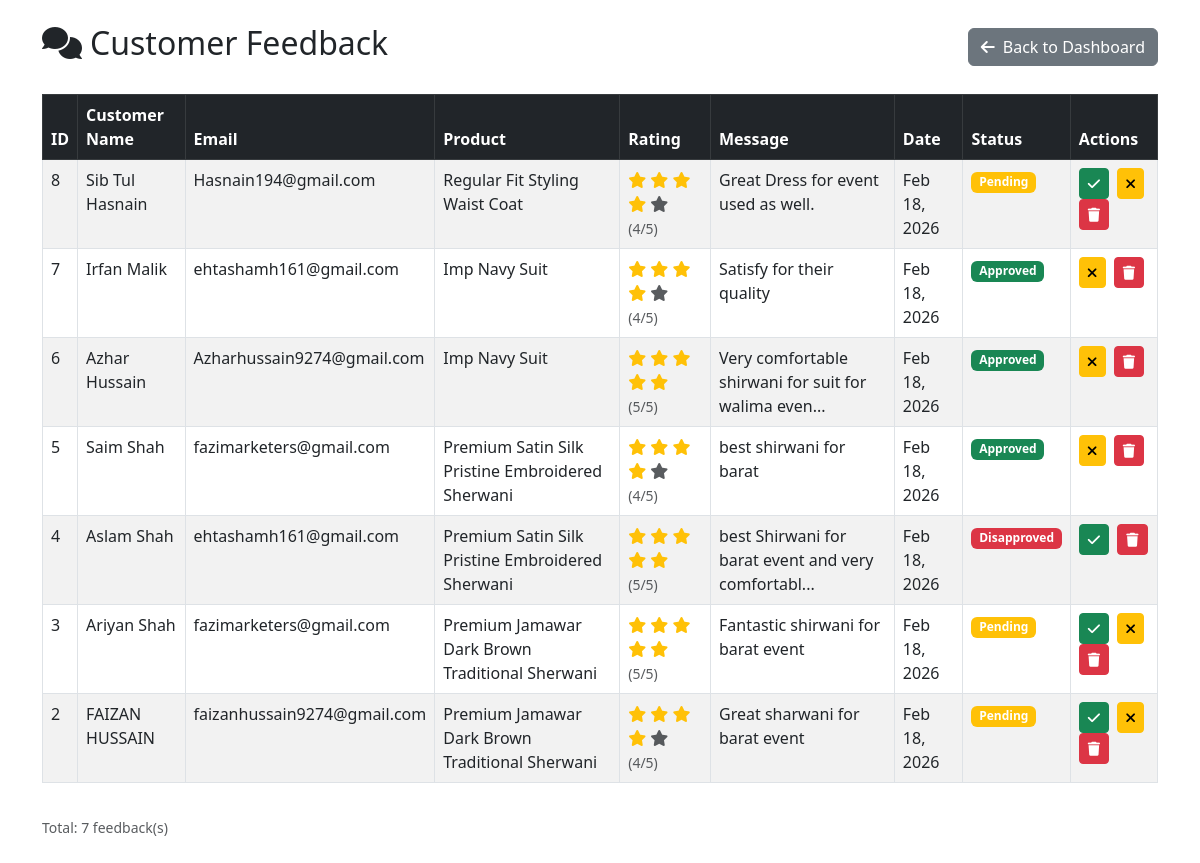
The page /admin/feedback.php (signed in) on the database its author committed.
### tables this page shows
CREATE TABLE `feedback` (
  `id` int(11) NOT NULL,
  `product_id` int(11) DEFAULT NULL,
  `user_name` varchar(100) NOT NULL,
  `email` varchar(100) NOT NULL,
  `rating` int(11) DEFAULT NULL,
  `message` text NOT NULL,
  `created_at` timestamp NOT NULL DEFAULT current_timestamp(),
  `status` varchar(20) DEFAULT 'pending'
);

CREATE TABLE `products` (
  `product_id` int(11) NOT NULL,
  `name` varchar(200) NOT NULL,
  `description` text DEFAULT NULL,
  `category_id` int(11) DEFAULT NULL,
  `price` decimal(10,2) NOT NULL,
  `stock` int(11) DEFAULT 0,
  `product_image` varchar(255) DEFAULT NULL,
  `created_at` timestamp NOT NULL DEFAULT current_timestamp()
);

### admin/feedback.php (the view, shortened to what this page needs)
<?php
include '../includes/db_connect.php';
$feedback = [];
$sql = "SELECT f.*, p.name as product_name FROM feedback f LEFT JOIN products p ON f.product_id = p.product_id ORDER BY f.created_at DESC";
$result = $conn->query($sql);
if ($result) {
    while ($item = $result->fetch_assoc()) {
        $feedback[] = $item;
    }
}
?>
<!DOCTYPE html>
<html lang="en">
<head>
    <link href="https://cdn.jsdelivr.net/npm/bootstrap@5.3.0/dist/css/bootstrap.min.css" rel="stylesheet">
    <link rel="stylesheet" href="https://cdnjs.cloudflare.com/ajax/libs/font-awesome/6.0.0/css/all.min.css">
</head>
<body>
    <div class="container py-4">
        <div class="d-flex justify-content-between align-items-center mb-4">
            <h2><i class="fas fa-comments me-2"></i>Customer Feedback</h2>
            <a href="index.php" class="btn btn-secondary">
                <i class="fas fa-arrow-left me-2"></i>Back to Dashboard
            </a>
        </div>
        <?php if (empty($feedback)): ?>
            <div class="text-center py-5">
                <i class="fas fa-comments" style="font-size: 3rem; color: #ccc;"></i>
                <h5 class="text-muted mt-3">No feedback found</h5>
                <p class="text-muted">Customer feedback will appear here when submitted.</p>
            </div>
        <?php else: ?>
            <div class="table-responsive">
                <table class="table table-bordered table-striped">
                    <thead class="table-dark">
                        <tr>
                            <th>ID</th>
                            <th>Customer Name</th>
                            <th>Email</th>
                            <th>Product</th>
                            <th>Rating</th>
                            <th>Message</th>
                            <th>Date</th>
                            <th>Status</th>
                            <th>Actions</th>
                        </tr>
                    </thead>
                    <tbody>
                        <?php foreach ($feedback as $item): ?>
                            <tr>
                                <td><?php echo $item['id']; ?></td>
                                <td><?php echo htmlspecialchars($item['user_name']); ?></td>
                                <td><?php echo htmlspecialchars($item['email']); ?></td>
                                <td>
                                    <?php
                                    if ($item['product_name']) {
                                        echo htmlspecialchars($item['product_name']);
                                    } else {
                                        echo '<span class="text-muted">General</span>';
                                    }
                                    ?>
                                </td>
                                <td>
                                    <?php if ($item['rating']): ?>
                                        <span class="text-warning">
                                            <?php for ($i = 1; $i <= 5; $i++): ?>
                                                <i class="fas fa-star <?php echo $i <= $item['rating'] ? '' : 'text-muted'; ?>"></i>
                                            <?php endfor; ?>
                                        </span>
                                        <small class="text-muted">(<?php echo $item['rating']; ?>/5)</small>
                                    <?php else: ?>
                                        <span class="text-muted">No rating</span>
                                    <?php endif; ?>
                                </td>
                                <td>
                                    <span title="<?php echo htmlspecialchars($item['message']); ?>">
                                        <?php echo strlen($item['message']) > 50 ?
                                            substr(htmlspecialchars($item['message']), 0, 50) . '...' :
                                            htmlspecialchars($item['message']); ?>
                                    </span>
                                </td>
                                <td><?php echo date('M j, Y', strtotime($item['created_at'])); ?></td>
                                <td>
                                    <?php
                                    $status = $item['status'] ?? 'pending';
                                    $badgeClass = $status === 'approved' ? 'bg-success' :
                                                 ($status === 'disapproved' ? 'bg-danger' : 'bg-warning');
                                    echo '<span class="badge ' . $badgeClass . '">' . ucfirst($status) . '</span>';
                                    ?>
                                </td>
                                <td>
                                    <?php if ($status !== 'approved'): ?>
                                        <a href="?action=approve&id=<?php echo $item['id']; ?>"
                                           class="btn btn-sm btn-success me-1" title="Approve">
                                            <i class="fas fa-check"></i>
                                        </a>
                                    <?php endif; ?>
                                    <?php if ($status !== 'disapproved'): ?>
                                        <a href="?action=disapprove&id=<?php echo $item['id']; ?>"
                                           class="btn btn-sm btn-warning me-1" title="Disapprove">
                                            <i class="fas fa-times"></i>
                                        </a>
                                    <?php endif; ?>
                                    <a href="?action=delete&id=<?php echo $item['id']; ?>"
                                       class="btn btn-sm btn-danger"
                                       onclick="return confirm('Are you sure you want to delete this feedback?')"
                                       title="Delete">
                                        <i class="fas fa-trash"></i>
                                    </a>
                                </td>
                            </tr>
                        <?php endforeach; ?>
                    </tbody>
                </table>
            </div>
            <div class="mt-3">
                <small class="text-muted">
                    Total: <?php echo count($feedback); ?> feedback(s)
                </small>
            </div>
        <?php endif; ?>
    </div>
</body>
</html>

### rows shown on the page
feedback: id "8", user_name "Sib Tul Hasnain", email "Hasnain194@gmail.com", product.name "Regular Fit Styling Waist Coat", rating "4", message "Great Dress for event used as well.", created_at "Feb 18, 2026", status "Pending"
feedback: id "7", user_name "Irfan Malik", email "ehtashamh161@gmail.com", product.name "Imp Navy Suit", rating "4", message "Satisfy for their quality", created_at "Feb 18, 2026", status "Approved"
feedback: id "6", user_name "Azhar Hussain", email "Azharhussain9274@gmail.com", product.name "Imp Navy Suit", rating "5", message "Very comfortable shirwani for suit for walima even", created_at "Feb 18, 2026", status "Approved"
feedback: id "5", user_name "Saim Shah", email "fazimarketers@gmail.com", product.name "Premium Satin Silk Pristine Embroidered Sherwani", rating "4", message "best shirwani for barat", created_at "Feb 18, 2026", status "Approved"
feedback: id "4", user_name "Aslam Shah", email "ehtashamh161@gmail.com", product.name "Premium Satin Silk Pristine Embroidered Sherwani", rating "5", message "best Shirwani for barat event and very comfortabl", created_at "Feb 18, 2026", status "Disapproved"
feedback: id "3", user_name "Ariyan Shah", email "fazimarketers@gmail.com", product.name "Premium Jamawar Dark Brown Traditional Sherwani", rating "5", message "Fantastic shirwani for barat event", created_at "Feb 18, 2026", status "Pending"
feedback: id "2", user_name "FAIZAN HUSSAIN", email "faizanhussain9274@gmail.com", product.name "Premium Jamawar Dark Brown Traditional Sherwani", rating "4", message "Great sharwani for barat event", created_at "Feb 18, 2026", status "Pending"

### other values the page prints
count($feedback) "7"
